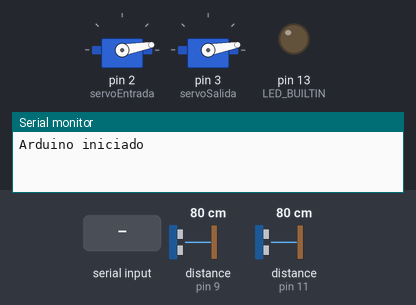
Bench run of a sketch on a simulated Arduino Leonardo, built with avr-gcc and run on an emulated ATmega32U4. Parts: 2 × servo, output pins drawn as LEDs (lit = HIGH), the last lines printed to the serial monitor. Wiring (inferred from the names in the program): 2 × ultrasonic range finder: trigger pin 8, echo pin 9 / trigger pin 10, echo pin 11. The test bench sets the inputs (shaded band); at power-on: distance to the obstacle (sensors on pin 9, pin 11) 80 cm. The echo pulse lasts 58.3 µs per cm; pins used as bus, display or sensor lines are not drawn.

Above: at 1.2 s.
1.3 s: "eleEnt" received over the second serial link
At 3.2 s:
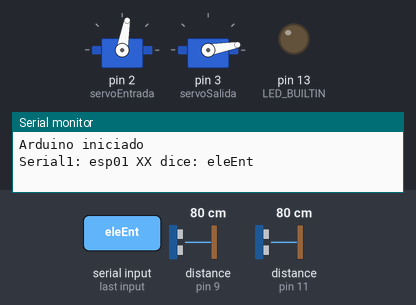
3.9 s: "eleSal" received over the second serial link
At 5.4 s:
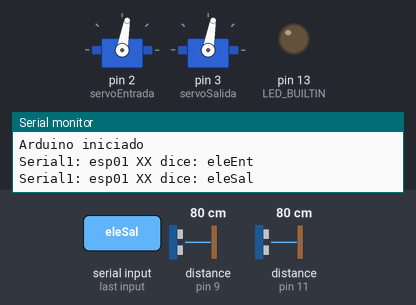
6.5 s: "bajEnt" received over the second serial link
At 8.5 s:
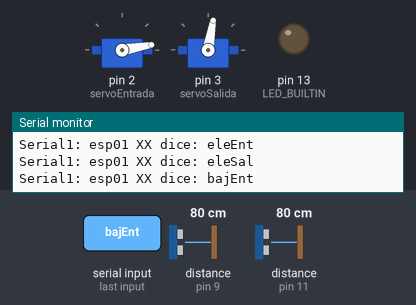
Timing chart, 0 to 10.0 s (numbered marks = the images above; inputs shaded):
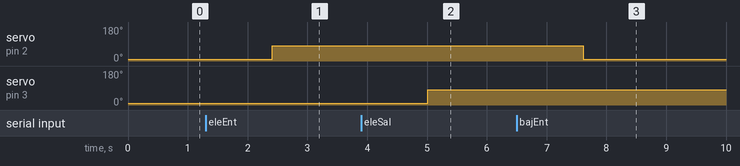

The sketch:

coreArduinoMega.ino
```cpp
// Incluímos la librería para poder utilizar el sensor de temperatura
#include <Adafruit_MLX90614.h>
// Incluímos la librería para poder controlar el servo
#include <Servo.h>

//Variable global para guardar la informacion que viene desde el Serial1
String dataSerial = "";

// Declaramos la variable para controlar los servos
Servo servoEntrada;
Servo servoSalida;

// Pines del sensor ultrasonico de entrada
const int trigPin1 = 8;
const int echoPin1 = 9;
String estadoEntrada = "espera";

// Pines del sensor ultrasonico de salida
const int trigPin2 = 10;
const int echoPin2 = 11;
String estadoSalida = "espera";

//Inicializacion de libreria para el sensor de temperatura y variable para guardar la temperatura obtenida
Adafruit_MLX90614 mlx = Adafruit_MLX90614();
float personTemp = 0;


void setup()
{
  pinMode(LED_BUILTIN, OUTPUT);
  digitalWrite(LED_BUILTIN, LOW);
  //Inicializamos los puertos seriales 0 y 1 a 115200 baudios
  Serial.begin(115200);
  Serial1.begin(115200);

  pinMode(trigPin1, OUTPUT); // Definimos el trigPin1 como  Salida
  pinMode(echoPin1, INPUT); // Definimos el echoPin1 como an Entrada

  pinMode(trigPin2, OUTPUT); // Definimos el trigPin1 como  Salida
  pinMode(echoPin2, INPUT); // Definimos el echoPin1 como an Entrada

  //Iniciaizamos la libreria para el sensor de temperatura
  mlx.begin();

  // Iniciamos el servo para que empiece a trabajar con el pin 9
  servoEntrada.attach(2);
  servoSalida.attach(3);
  servoEntrada.write(10);
  servoSalida.write(10);

  Serial.println("Arduino iniciado");

}


void loop()
{

  serialDisponible();
  obtenerYMandarTemperatura();
  controlTalanqueras();
  //delay(1000);

  //  int distancia = distanciaSensorEntrada();
  //  Serial.println("Distancia X: " + (String)distancia);
}

int distanciaSensorEntrada() {
  // Definimos las variables para duracion y distancia
  long duration;
  int distance;

  // Limpiar trigPin1
  digitalWrite(trigPin1, LOW);
  delayMicroseconds(2);
  // poner el trigPin1 en estado HIGH por 10 micro segundos
  digitalWrite(trigPin1, HIGH);
  delayMicroseconds(10);
  digitalWrite(trigPin1, LOW);
  // Leer el echoPin1, devuelve el tiempo de la onda de sonido en microsegundos
  duration = pulseIn(echoPin1, HIGH);
  // calcula la distancia
  distance = duration * 0.034 / 2;
  return distance;
}

int distanciaSensorSalida() {
  // Definimos las variables para duracion y distancia
  long duration;
  int distance;

  // Limpiar trigPin2
  digitalWrite(trigPin2, LOW);
  delayMicroseconds(2);
  // poner el trigPin2 en estado HIGH por 10 micro segundos
  digitalWrite(trigPin2, HIGH);
  delayMicroseconds(10);
  digitalWrite(trigPin2, LOW);
  // Leer el echoPin2, devuelve el tiempo de la onda de sonido en microsegundos
  duration = pulseIn(echoPin2, HIGH);
  // Calcular la distancia
  distance = duration * 0.034 / 2;
  return distance;
}

//Metodo para ejecutar submetodos solo cuando la comunicacion Serial1 esta disponible
void serialDisponible() {
  if (Serial1.available() > 0) // Si el puerto serial esta disponible
  {
    delay(100);
    dataSerial = Serial1.readString();
    dataSerial.trim();
    Serial.println("Serial1: esp01 XX dice: " + dataSerial);

  }
}

void controlTalanqueras() {
  elevarEntrada();
  bajarEntrada();
  elevarSalida();
  bajarSalida();
}

//Metodo para elevar la talanquera de la entrada
void elevarEntrada() {

  if (dataSerial.substring(0,6) == "eleEnt") {
    servoEntrada.write(80);
    Serial1.print("eleEnt");
    dataSerial = "";
  }

}

//Metodo para bajar la talanquera de la entrada
void bajarEntrada() {

  int distancia = distanciaSensorEntrada();
  //Serial.println("distancia Entrada: " + (String)distancia);

  if(distancia < 15 && estadoEntrada == "espera"){
    estadoEntrada = "pasando";
    delay(1500);
  }else if(distancia > 15 && estadoEntrada == "pasando"){
    delay(2500);
    servoEntrada.write(10);
    estadoEntrada = "espera";
  }

  if (dataSerial.substring(0,6) == "bajEnt") {
    servoEntrada.write(10);
    Serial1.print("bajEnt");
    dataSerial = "";
  }

}

//Emtodo para elevar la talanquera de la salida
void elevarSalida() {

  if (dataSerial.substring(0,6) == "eleSal") {
    servoSalida.write(80);
    Serial1.print("eleSal");
    dataSerial = "";
  }

}

//Metodo para bajar la talanquera de la salida
void bajarSalida() {

  int distancia = distanciaSensorSalida();
  //Serial.println("distancia Salida: " + (String)distancia);

  if(distancia < 15 && estadoSalida == "espera"){
    estadoSalida = "pasando";
    delay(1500);
  }else if(distancia > 15 && estadoSalida == "pasando"){
    delay(2500);
    servoSalida.write(10);
    estadoSalida = "espera";
  }

  if (dataSerial.substring(0,6) == "bajSal") {
    servoSalida.write(10);
    Serial1.print("bajSal");
    dataSerial = "";
  }

}


//Metodo para enviar al modulo wifi la temperatura obtenida desde el sensor
void obtenerYMandarTemperatura() {
  if (dataSerial.substring(0,7) == "pedTemp") {
    personTemp = mlx.readObjectTempC() + 3;
    delay(100);
    Serial1.print("personTemp:" + (String)personTemp);
    dataSerial = "";
  }
}
```

Measured:
- after the input at 1.3 s, servo on pin 2 (servoEntrada): 10° → 80° after 1.1 s
- after the input at 3.9 s, servo on pin 3 (servoSalida): 10° → 80° after 1.1 s
- after the input at 6.5 s, servo on pin 2 (servoEntrada): 80° → 10° after 1.1 s
